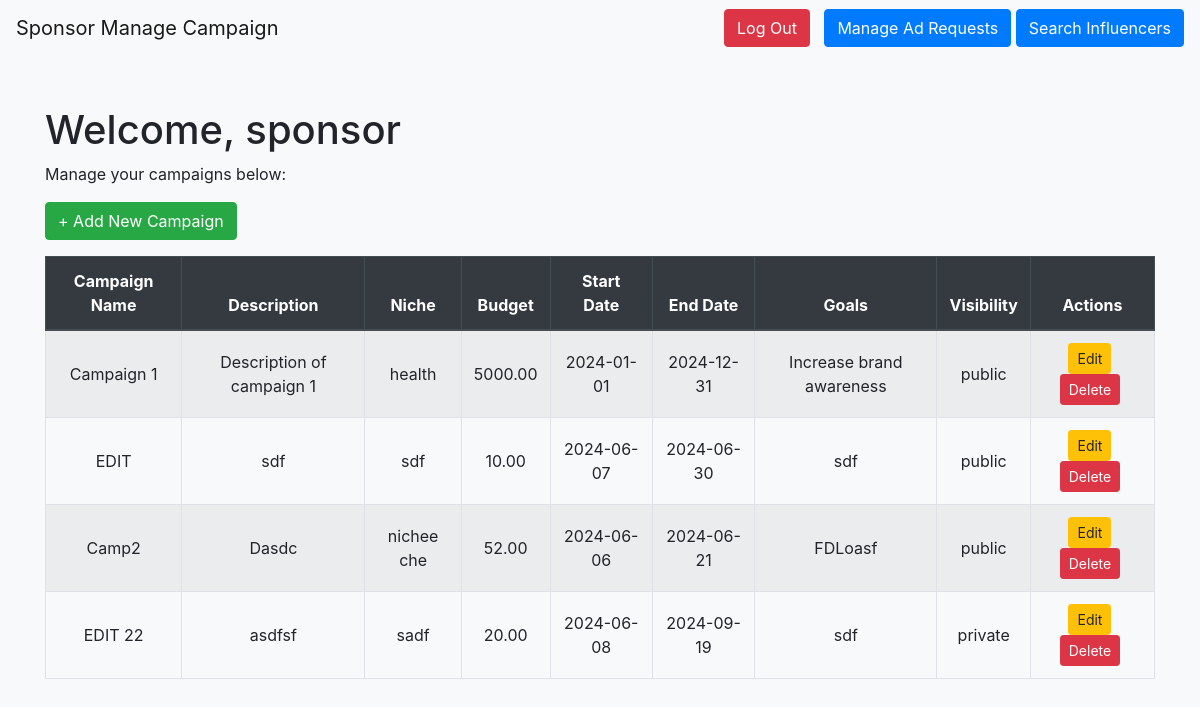
Before: /sponsor/managecampaign (signed in) with the older database file.
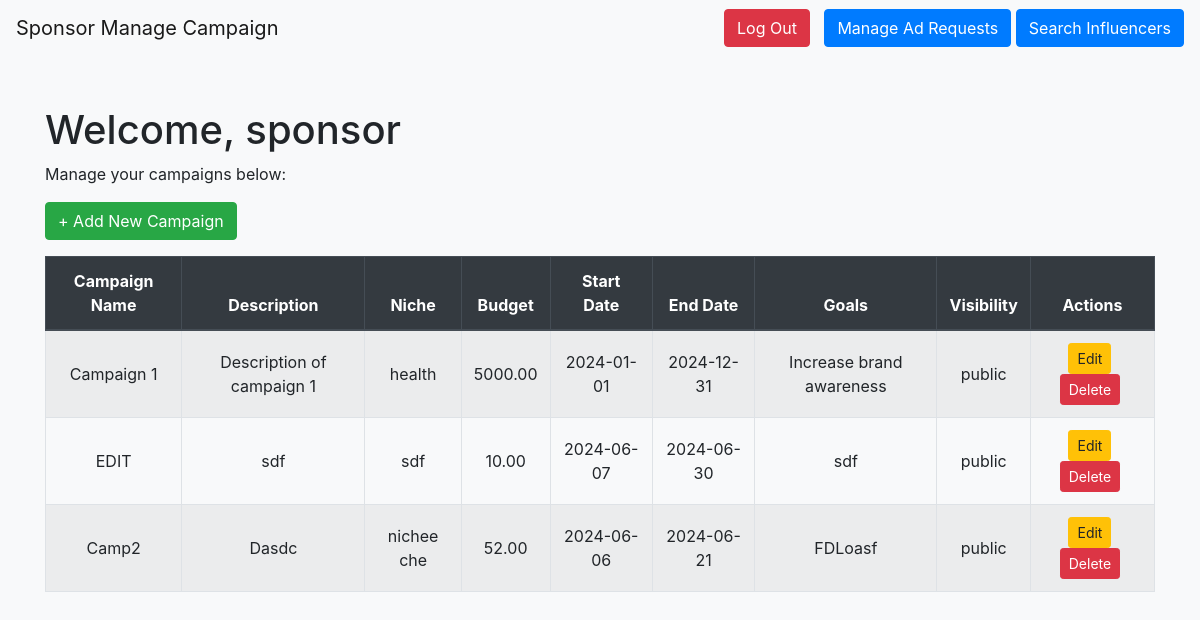
After: the same page with the newer database file.
### models.py (models this page shows, shortened)
class Campaign(db.Model):
    __tablename__ = "campaigns"
    campaign_id = db.Column(db.Integer, primary_key=True, autoincrement=True)
    sponsor_id = db.Column(
        db.Integer, db.ForeignKey("sponsors.sponsor_id"), nullable=False
    )
    name = db.Column(db.String(255), nullable=False)
    description = db.Column(db.Text, nullable=False)
    start_date = db.Column(db.Date)
    end_date = db.Column(db.Date)
    budget = db.Column(db.Numeric(10, 2), nullable=False)
    visibility = db.Column(db.Enum("public", "private"),default="public")
    goals = db.Column(db.Text, nullable=False)
    niche = db.Column(db.String(255), nullable=False)
    ad_requests = db.relationship("AdRequest", backref="campaign", lazy=True)
    campaign_flags = db.relationship("CampaignFlag", backref="campaign", lazy=True)
    def to_dict(self):
        return {c.name: getattr(self, c.name) for c in self.__table__.columns}

### sponsor.py (the view)
@sponsor.route('/managecampaign')
def sponsor_managecampaign():
    if 'user_name' in session and session['role'] == 'sponsor':
        campaign_data = helper.get_campaign_by_userid(session['user_id'])
        return render_template('sponsor_managecampaign.html' ,data = session, campaign_data=campaign_data)
    return redirect(url_for('sponsor.sponsor_login'))

### app.py (called while the page is built)
@app.before_request
def create_tables():
    init_db(app)

### helper.py (called while the page is built)
def get_campaign_by_userid(user_id):
    sponsor_data = Sponsor.query.filter_by(user_id=user_id).first()
    sponsor_id = sponsor_data.sponsor_id
    campaigns = Campaign.query.filter_by(sponsor_id=sponsor_id).all()
    if campaigns is not None:
        return [campaign.to_dict() for campaign in campaigns]
    else:
        return None

### models.py (called while the page is built, shortened)
def init_db(app):
    with app.app_context():
        db.create_all()

### templates/sponsor_managecampaign.html (shortened to what this page needs)
<!DOCTYPE html>
<html lang="en">
<head>
    <link rel="stylesheet" href="https://stackpath.bootstrapcdn.com/bootstrap/4.3.1/css/bootstrap.min.css">
</head>
<body>
    <nav class="navbar navbar-expand-lg navbar-light bg-light">
        <a class="navbar-brand" href="/sponsor/managecampaign">Sponsor Manage Campaign</a>
        <div class="ml-auto">
            <button class="btn btn-danger btn-custom" onclick="location.href='/logout'">Log Out</button>
            <button class="btn btn-primary-custom" onclick="location.href='#'">Manage Ad Requests</button>
            <button class="btn btn-primary-custom" onclick="location.href='#'">Search Influencers</button>
        </div>
    </nav>
    <div class="container">
        <h1>Welcome, {{ data['user_name'] }}</h1>
        <p>Manage your campaigns below:</p>
        <button class="btn btn-success mb-3" onclick="location.href='/sponsor/managecampaign/addcampaign'">+ Add New Campaign</button>
        <table class="table table-striped table-bordered campaign-list ">
            <thead class="thead-dark">
                <tr>
                    <th>Campaign Name</th>
                    <th>Description</th>
                    <th>Niche</th>
                    <th>Budget</th>
                    <th>Start Date</th>
                    <th>End Date</th>
                    <th>Goals</th>
                    <th>Visibility</th>
                    <th>Actions</th>
                </tr>
            </thead>
            <tbody>
              {% for data in campaign_data %}
              <tr>
                  <td>{{ data['name'] }}</td>
                  <td>{{ data['description'] }}</td>
                  <td>{{ data['niche'] }}</td>
                  <td>{{ data['budget'] }}</td>
                  <td>{{ data['start_date'] }}</td>
                  <td>{{ data['end_date'] }}</td>
                  <td>{{ data['goals'] }}</td>
                  <td>{{ data['visibility'] }}</td>
                  <td class="action-buttons">
                    <button class="btn btn-warning btn-sm" onclick="location.href='/sponsor/managecampaign/editcampaign/{{ data['''campaign_id'''] }}' ">Edit</button>
                    <button class="btn btn-danger btn-sm" onclick="location.href='/sponsor/managecampaign/deletecampaign/{{ data['''campaign_id'''] }}' " >Delete</button>
                  </td>
              </tr>
          {% endfor %}
            </tbody>
        </table>
    </div>
</body>
</html>

Changed rows visible on the page:
removed Campaign: name "EDIT 22", description "asdfsf", niche "sadf", budget "20.00", start_date "2024-06-08", end_date "2024-09-19", goals "sdf", visibility "private"
